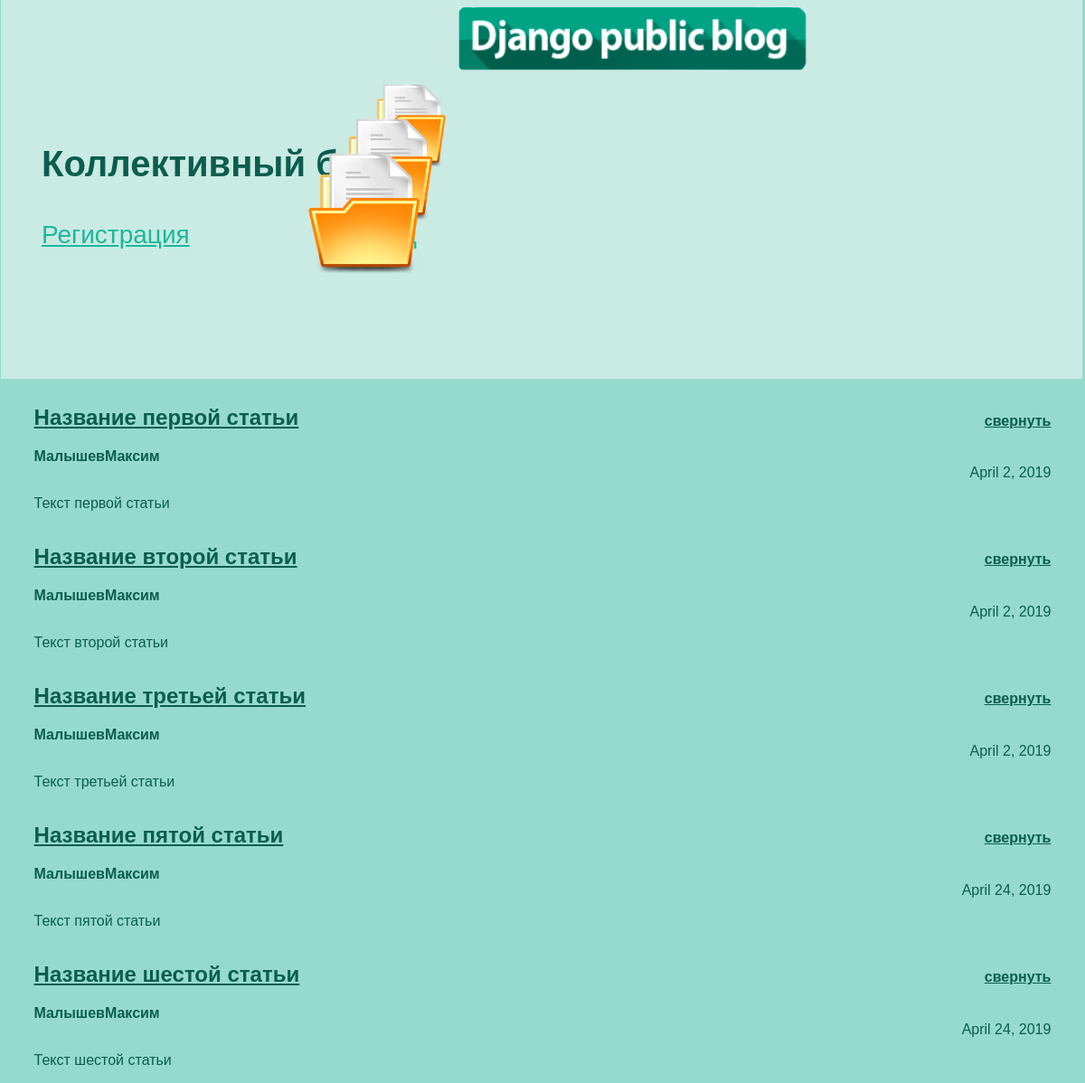
Page /archive/ on the committed database.
### articles/models.py (models this page shows, shortened)
class Article(models.Model):
    title = models.CharField(max_length=200)
    author = models.ForeignKey(User, on_delete=models.CASCADE)
    text = models.TextField()
    created_date = models.DateField(auto_now_add=True)
    def get_excerpt(self):
        return self.text[:140] + "..." if len(self.text) > 140 else self.text

### articles/views.py (the view)
# urls.py: url(r'^archive/', views.archive, name='archive'),
def archive(request):
    return render(request, 'archive.html', {"posts": Article.objects.all()})

### articles/templates/archive.html (shortened to what this page needs)
<html>
<head>
    <link rel="stylesheet" href="/static/css/article.css" type="text/css">
        <div class="header">
            <div class="picture">
                <img class="logo" src="/static/img/logo.png" width = "400">
            </div>
            <div class="header-text-area">
                <p class="service-title">Коллективный блог</p>
                <div class = "logreg">
                    <a href="/registration/" class="reg-link" style="color: rgb(25, 185, 154)">Регистрация</a>
                    <a href="/login/" class="log-link" style="color: rgb(25, 185, 154)">Вход</a>
                </div>
            </div>
            <div class="icons-for-parallax">
                <img class="icon-for-parallax-first"
                    src="/static/img/article-icon-for-parallax.png">
                            </div>
        </div>
</head>
<body>
    <div class="archive">
        {% for post in posts %}
        <div class="one-post">
            <div class="post-title">
                <h2><a href = "article/{{post.id}}" style="color: rgb(11, 93, 77)">{{ post.title }}</a></h2>
            </div>
            <a class = "fold-button" href = "" onclick = "return false;">свернуть</a>
            <div class="article-info">
                <div class="article-author">{{ post.author.username }}</div>
                <div class="article-created-date">{{ post.created_date }}</div>
            </div>
            <p class="article-text">{{ post.get_excerpt }}</p>
        </div>
        {% endfor %}
    </div>
</body>
</html>

### articles/static/css/article.css (style rules this page uses)
head { background: RGB(0, 218, 205); }
body { background: RGB(150, 218, 205); font-family: Tahoma, Arial, sans-serif; color: RGB(11, 93, 77); }
.picture { width: 200px; display:block; margin:auto; }
.log-link { margin-left: 180; }
.header { background: RGB(202, 234, 228); font-family: Tahoma, Arial, sans-serif; color: RGB(11, 93, 77); width: 101%; margin-left: -7; margin-top: -10; margin-right: auto; }
.service-title { font-size: 30pt; font-weight: 600; }
.header-text-area { font-size: 21pt; margin-top: 30px; margin-left: 45px; float:left; }
.icons-for-parallax { margin-top: 300px; margin-bottom: 10px; height: 30px; text-align: left; }
.icons-for-parallax img { position: absolute; top: 0; }
.icon-for-parallax-first { width: 160px; margin-top: 13%; margin-left: 27%; z-index: 3; }
.archive { width: 95%; margin-left: auto; margin-right: auto; }
.article-author { width: 50%; font-weight: 600; }
.article-created-date { text-align: right; }
.post-title { width: 60%; float: left; }
.fold-button { margin: 28 auto 0; float: right; color: rgb(11, 93, 77); font-weight: 600; }
.one-post { position: relative; }

### rows in the picture
Article: title "Название первой статьи", author.username "МалышевМаксим", created_date "April 2, 2019", get_excerpt "Текст первой статьи"
Article: title "Название второй статьи", author.username "МалышевМаксим", created_date "April 2, 2019", get_excerpt "Текст второй статьи"
Article: title "Название третьей статьи", author.username "МалышевМаксим", created_date "April 2, 2019", get_excerpt "Текст третьей статьи"
Article: title "Название пятой статьи", author.username "МалышевМаксим", created_date "April 24, 2019", get_excerpt "Текст пятой статьи"
Article: title "Название шестой статьи", author.username "МалышевМаксим", created_date "April 24, 2019", get_excerpt "Текст шестой статьи"
